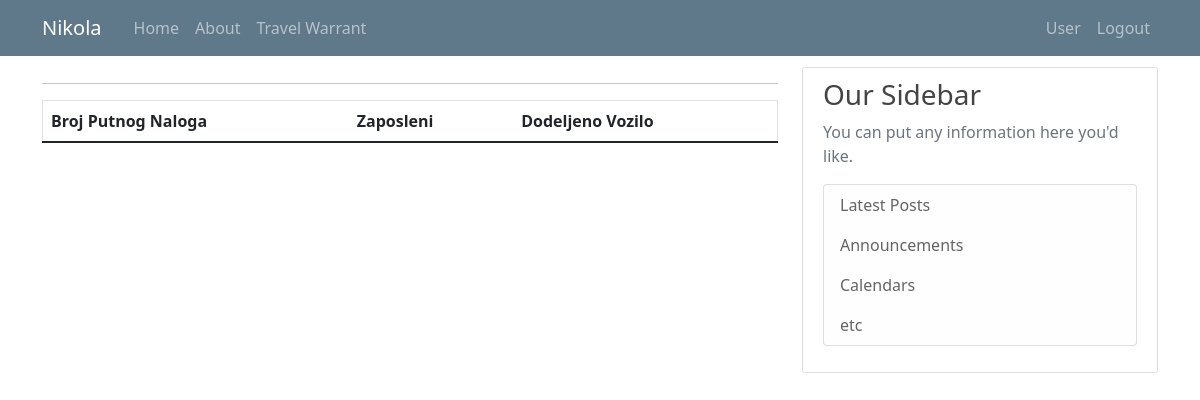
The app's page /travel_warrant_list (signed in), older data.
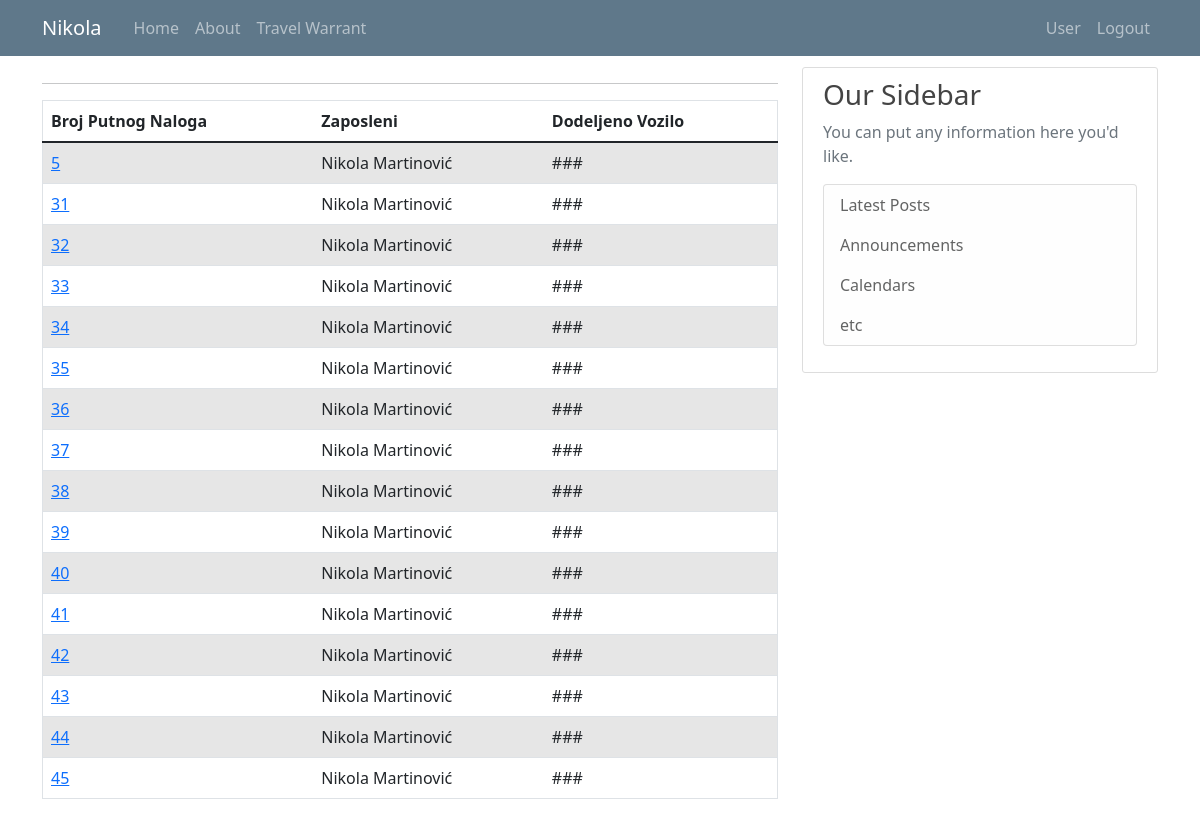
The same page, newer data.
### putninalozi/models.py (models this page shows, shortened)
class User(db.Model, UserMixin):
    id = db.Column(db.Integer, primary_key=True)
    email = db.Column(db.String(120), unique=True, nullable=False)
    old_email = db.Column(db.String(120), unique=False, nullable=False)
    password = db.Column(db.String(60), nullable = False)
    name = db.Column(db.String(20), unique=False, nullable=False)
    surname = db.Column(db.String(20), unique=False, nullable=False)
    authorization = db.Column(db.String(10), nullable = False) # ovde treba da budu tipovi korisnika: S_admin, C_admin, C_user
    company_id = db.Column(db.Integer, db.ForeignKey('company.id'), nullable=True)
    travelwarrants = db.relationship('TravelWarrant', backref='travelwarrant_user', lazy=True)

class TravelWarrant(db.Model):
    travel_warrant_id = db.Column(db.Integer, primary_key=True)
    with_task = db.Column(db.String(50), nullable=False)
    user_id = db.Column(db.Integer, db.ForeignKey('user.id'), nullable=False)
    company_id = db.Column(db.Integer, db.ForeignKey('company.id'), nullable=False)
    abroad_contry = db.Column(db.String(50), nullable=True)
    relation = db.Column(db.String(150), nullable=False)
    start_datetime = db.Column(db.DateTime, nullable=True)
    end_datetime = db.Column(db.DateTime, nullable=True)

### putninalozi/travel_warrants/routes.py (the view)
@travel_warrants.route("/travel_warrant_list")
def travel_warrant_list():
    if not current_user.is_authenticated:
        flash('You have to be logged in to access this page', 'danger')
        return redirect(url_for('users.login'))
    warrants = TravelWarrant.query.all()
    return render_template('travel_warrant_list.html', title='Travel Warrants', warrants=warrants)

### putninalozi/models.py (called while the page is built)
@login_manager.user_loader
def load_user(user_id):
    return User.query.get(int(user_id))

### putninalozi/templates/travel_warrant_list.html (shortened to what this page needs)
{% extends "layout.html" %}
{% block content %}
<hr>
<table id="data" border="1" class="table table-striped">
  {% if current_user.authorization == 's_admin' %}
    <thead>
      <tr id="header">
        <th>Broj Putnog Naloga</th>
        <th>Company</th>
        <th>Zaposleni</th>
        <th>Dodeljeno Vozilo</th>
      </tr>
    </thead>
    <tbody>
      {% for warrant in warrants %}
        <tr>
          <td> <a class="mr-2" href="{{ url_for('travel_warrants.travel_warrant_profile', warrant_id=warrant.travel_warrant_id) }}" title="Edit Travel Warrant"> {{ warrant.travel_warrant_id }} </a> </td>
          <td> {{ warrant.travelwarrant_company.companyname }} </td>
          <td> {{ warrant.travelwarrant_user.name }} {{ warrant.travelwarrant_user.surname }} </td>
          <td> ### </td>
        </tr>
      {% endfor %}
    </tbody>
  {% else %}
    <thead>
      <tr id="header">
        <th>Broj Putnog Naloga</th>
        <th>Zaposleni</th>
        <th>Dodeljeno Vozilo</th>
      </tr>
    </thead>
    <tbody>
      {% for warrant in warrants %}
        {% if current_user.id == warrant.travelwarrant_user.id %}
          <tr>
            <td> <a class="mr-2" href="{{ url_for('travel_warrants.travel_warrant_profile', warrant_id=warrant.travel_warrant_id) }}" title="Edit Travel Warrant"> {{ warrant.travel_warrant_id }} </a> </td>
            <td> {{ warrant.travelwarrant_user.name }} {{ warrant.travelwarrant_user.surname}} </td>
            <td> ### </td>
          </tr>
        {% endif %}
      {% endfor %}
    </tbody>
  {% endif %}
</table>
{% endblock content%}

### putninalozi/templates/layout.html (shortened to what this page needs)
<!doctype html>
<html lang="en">
  <head>
    <link rel="stylesheet" href="https://cdn.jsdelivr.net/npm/bootstrap@4.3.1/dist/css/bootstrap.min.css">
    <link rel="stylesheet" type="text/css" href="{{ url_for('static', filename='main.css') }}">
    <link href="https://cdn.jsdelivr.net/npm/bootstrap@5.0.1/dist/css/bootstrap.min.css" rel="stylesheet">
    <link rel="stylesheet" type="text/css" href="https://cdn.datatables.net/1.10.25/css/dataTables.bootstrap5.css">
  </head>
  <body>
    <header class="site-header">
      <nav class="navbar navbar-expand-md navbar-dark bg-steel fixed-top">
        <div class="container">
          <a class="navbar-brand mr-4" href="/">{{ current_user.name }}</a>
          <div class="collapse navbar-collapse" id="navbarToggle">
            <div class="navbar-nav mr-auto">
              {% if current_user.is_authenticated %}
                <a class="nav-item nav-link" href="{{ url_for('main.home') }}">Home</a>
                <a class="nav-item nav-link" href="{{ url_for('main.about') }}">About</a>
                <a class="nav-item nav-link" href="{{ url_for('travel_warrants.travel_warrant_list') }}">Travel Warrant</a>
              {% else %}
                <a class="nav-item nav-link" href="{{ url_for('main.home') }}">Home</a>
                <a class="nav-item nav-link" href="{{ url_for('main.about') }}">About</a>
              {% endif %}
            </div>
            <div class="navbar-nav">
              {% if current_user.is_authenticated %}
                {% if current_user.authorization == 's_admin' %}
                  <a class="nav-item nav-link" href="{{ url_for('companys.company_list') }}">Company</a>
                  <a class="nav-item nav-link" href="{{ url_for('vehicles.vehicle_list') }}">Vehicle</a>
                  <a class="nav-item nav-link" href="{{ url_for('users.user_list') }}">User</a>
                  <a class="nav-item nav-link" href="{{ url_for('users.logout') }}">Logout</a>
                {% else %}
                  <a class="nav-item nav-link" href="{{ url_for('users.user_list') }}">User</a>
                  <a class="nav-item nav-link" href="{{ url_for('users.logout') }}">Logout</a>
                {% endif %}
              {% else %}
                <a class="nav-item nav-link" href="{{ url_for('users.login') }}">Login</a>
              {% endif %}
            </div>
          </div>
        </div>
      </nav>
    </header>
    <main role="main" class="container">
      <div class="row">
        <div class="col-md-8">
          {% block content %}{% endblock %}
        </div>
        <div class="col-md-4">
          <div class="content-section">
            <h3>Our Sidebar</h3>
            <p class='text-muted'>You can put any information here you'd like.
              <ul class="list-group">
                <li class="list-group-item list-group-item-light">Latest Posts</li>
                <li class="list-group-item list-group-item-light">Announcements</li>
                <li class="list-group-item list-group-item-light">Calendars</li>
                <li class="list-group-item list-group-item-light">etc</li>
              </ul>
            </p>
          </div>
        </div>
      </div>
    </main>
  </body>
</html>

### putninalozi/static/main.css (style rules this page uses)
body { background: #fafafa; color: #333333; margin-top: 5rem; }
h1, h2, h3, h4, h5, h6 { color: #444444; }
.bg-steel { background-color: #5f788a; }
.site-header .navbar-nav .nav-link { color: #cbd5db; }
.content-section { background: #ffffff; padding: 10px 20px; border: 1px solid #dddddd; border-radius: 3px; margin-bottom: 20px; }

Row changes from the older to the newer data that the page shows:
added TravelWarrant: travel_warrant_id "5", travelwarrant_user.name "Nikola", travelwarrant_user.surname "Martinović"
added TravelWarrant: travel_warrant_id "31", travelwarrant_user.name "Nikola", travelwarrant_user.surname "Martinović"
added TravelWarrant: travel_warrant_id "32", travelwarrant_user.name "Nikola", travelwarrant_user.surname "Martinović"
added TravelWarrant: travel_warrant_id "33", travelwarrant_user.name "Nikola", travelwarrant_user.surname "Martinović"
added TravelWarrant: travel_warrant_id "34", travelwarrant_user.name "Nikola", travelwarrant_user.surname "Martinović"
added TravelWarrant: travel_warrant_id "35", travelwarrant_user.name "Nikola", travelwarrant_user.surname "Martinović"
added TravelWarrant: travel_warrant_id "36", travelwarrant_user.name "Nikola", travelwarrant_user.surname "Martinović"
added TravelWarrant: travel_warrant_id "37", travelwarrant_user.name "Nikola", travelwarrant_user.surname "Martinović"
added TravelWarrant: travel_warrant_id "38", travelwarrant_user.name "Nikola", travelwarrant_user.surname "Martinović"
added TravelWarrant: travel_warrant_id "39", travelwarrant_user.name "Nikola", travelwarrant_user.surname "Martinović"
added TravelWarrant: travel_warrant_id "40", travelwarrant_user.name "Nikola", travelwarrant_user.surname "Martinović"
added TravelWarrant: travel_warrant_id "41", travelwarrant_user.name "Nikola", travelwarrant_user.surname "Martinović"
added TravelWarrant: travel_warrant_id "42", travelwarrant_user.name "Nikola", travelwarrant_user.surname "Martinović"
added TravelWarrant: travel_warrant_id "43", travelwarrant_user.name "Nikola", travelwarrant_user.surname "Martinović"
added TravelWarrant: travel_warrant_id "44", travelwarrant_user.name "Nikola", travelwarrant_user.surname "Martinović"
added TravelWarrant: travel_warrant_id "45", travelwarrant_user.name "Nikola", travelwarrant_user.surname "Martinović"
